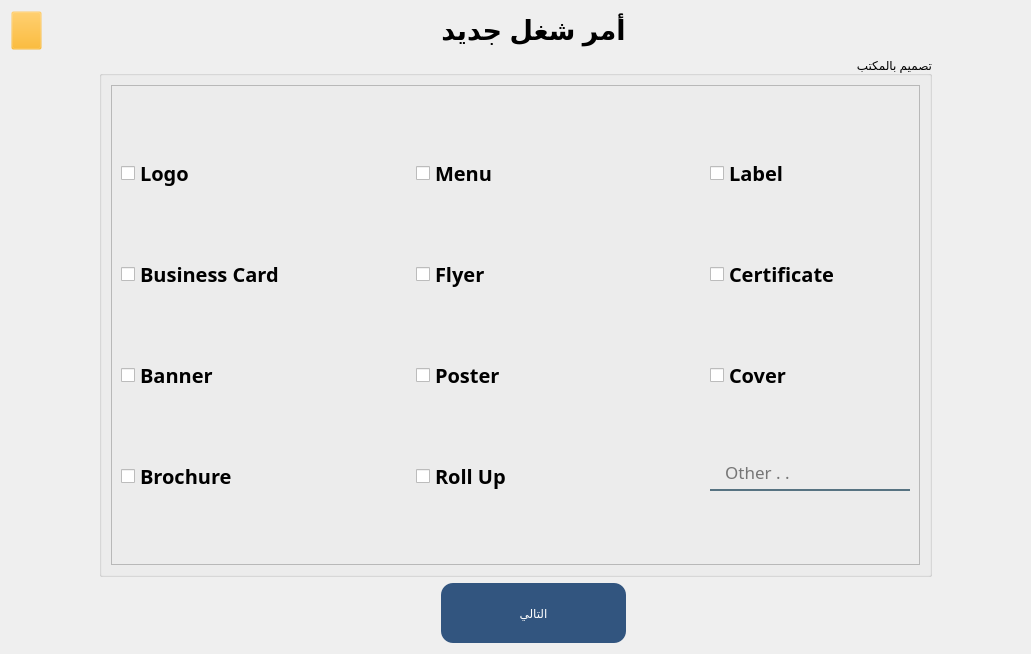
<?xml version="1.0" encoding="UTF-8"?>
<ui version="4.0">
 <class>Form</class>
 <widget class="QWidget" name="Form">
  <property name="geometry">
   <rect>
    <x>0</x>
    <y>0</y>
    <width>1031</width>
    <height>654</height>
   </rect>
  </property>
  <property name="windowTitle">
   <string>Form</string>
  </property>
  <layout class="QGridLayout" name="gridLayout_3">
   <item row="0" column="0">
    <widget class="QPushButton" name="bck_btn">
     <property name="minimumSize">
      <size>
       <width>31</width>
       <height>39</height>
      </size>
     </property>
     <property name="maximumSize">
      <size>
       <width>31</width>
       <height>39</height>
      </size>
     </property>
     <property name="styleSheet">
      <string notr="true">background-color: rgb(255, 170, 0,4);</string>
     </property>
     <property name="text">
      <string/>
     </property>
     <property name="icon">
      <iconset resource="app_resources.qrc">
       <normaloff>:/logo/images/icons8-back-67.png</normaloff>:/logo/images/icons8-back-67.png</iconset>
     </property>
     <property name="iconSize">
      <size>
       <width>31</width>
       <height>39</height>
      </size>
     </property>
    </widget>
   </item>
   <item row="0" column="1">
    <spacer name="horizontalSpacer_10">
     <property name="orientation">
      <enum>Qt::Horizontal</enum>
     </property>
     <property name="sizeHint" stdset="0">
      <size>
       <width>406</width>
       <height>20</height>
      </size>
     </property>
    </spacer>
   </item>
   <item row="0" column="2">
    <widget class="QLabel" name="label">
     <property name="maximumSize">
      <size>
       <width>271</width>
       <height>71</height>
      </size>
     </property>
     <property name="font">
      <font>
       <pointsize>20</pointsize>
       <weight>75</weight>
       <bold>true</bold>
      </font>
     </property>
     <property name="text">
      <string>أمر شغل جديد</string>
     </property>
     <property name="alignment">
      <set>Qt::AlignCenter</set>
     </property>
    </widget>
   </item>
   <item row="0" column="3">
    <spacer name="horizontalSpacer_11">
     <property name="orientation">
      <enum>Qt::Horizontal</enum>
     </property>
     <property name="sizeHint" stdset="0">
      <size>
       <width>406</width>
       <height>20</height>
      </size>
     </property>
    </spacer>
   </item>
   <item row="1" column="0" rowspan="2" colspan="4">
    <layout class="QHBoxLayout" name="horizontalLayout">
     <item>
      <spacer name="horizontalSpacer_3">
       <property name="orientation">
        <enum>Qt::Horizontal</enum>
       </property>
       <property name="sizeType">
        <enum>QSizePolicy::Maximum</enum>
       </property>
       <property name="sizeHint" stdset="0">
        <size>
         <width>88</width>
         <height>20</height>
        </size>
       </property>
      </spacer>
     </item>
     <item>
      <widget class="QGroupBox" name="groupBox">
       <property name="layoutDirection">
        <enum>Qt::LeftToRight</enum>
       </property>
       <property name="autoFillBackground">
        <bool>false</bool>
       </property>
       <property name="title">
        <string>تصميم بالمكتب</string>
       </property>
       <property name="alignment">
        <set>Qt::AlignRight|Qt::AlignTrailing|Qt::AlignVCenter</set>
       </property>
       <property name="flat">
        <bool>false</bool>
       </property>
       <property name="checkable">
        <bool>false</bool>
       </property>
       <layout class="QGridLayout" name="gridLayout_2">
        <item row="1" column="0">
         <widget class="QFrame" name="frame">
          <property name="maximumSize">
           <size>
            <width>16777215</width>
            <height>16777215</height>
           </size>
          </property>
          <property name="frameShape">
           <enum>QFrame::StyledPanel</enum>
          </property>
          <property name="frameShadow">
           <enum>QFrame::Raised</enum>
          </property>
          <layout class="QGridLayout" name="gridLayout">
           <item row="0" column="0">
            <widget class="QCheckBox" name="logo">
             <property name="font">
              <font>
               <family>Gill Sans MT</family>
               <pointsize>15</pointsize>
               <weight>75</weight>
               <bold>true</bold>
              </font>
             </property>
             <property name="styleSheet">
              <string notr="true"/>
             </property>
             <property name="text">
              <string>Logo</string>
             </property>
            </widget>
           </item>
           <item row="0" column="1">
            <widget class="QCheckBox" name="menu">
             <property name="font">
              <font>
               <family>Gill Sans MT</family>
               <pointsize>15</pointsize>
               <weight>75</weight>
               <bold>true</bold>
              </font>
             </property>
             <property name="styleSheet">
              <string notr="true"/>
             </property>
             <property name="text">
              <string>Menu</string>
             </property>
            </widget>
           </item>
           <item row="0" column="2">
            <widget class="QCheckBox" name="label_2">
             <property name="font">
              <font>
               <family>Gill Sans MT</family>
               <pointsize>15</pointsize>
               <weight>75</weight>
               <bold>true</bold>
              </font>
             </property>
             <property name="styleSheet">
              <string notr="true"/>
             </property>
             <property name="text">
              <string>Label</string>
             </property>
            </widget>
           </item>
           <item row="1" column="0">
            <widget class="QCheckBox" name="businessCard">
             <property name="font">
              <font>
               <family>Gill Sans MT</family>
               <pointsize>15</pointsize>
               <weight>75</weight>
               <bold>true</bold>
              </font>
             </property>
             <property name="styleSheet">
              <string notr="true"/>
             </property>
             <property name="text">
              <string>Business Card</string>
             </property>
            </widget>
           </item>
           <item row="1" column="1">
            <widget class="QCheckBox" name="flyer">
             <property name="font">
              <font>
               <family>Gill Sans MT</family>
               <pointsize>15</pointsize>
               <weight>75</weight>
               <bold>true</bold>
              </font>
             </property>
             <property name="styleSheet">
              <string notr="true"/>
             </property>
             <property name="text">
              <string>Flyer</string>
             </property>
            </widget>
           </item>
           <item row="1" column="2">
            <widget class="QCheckBox" name="certificate">
             <property name="font">
              <font>
               <family>Gill Sans MT</family>
               <pointsize>15</pointsize>
               <weight>75</weight>
               <bold>true</bold>
              </font>
             </property>
             <property name="styleSheet">
              <string notr="true"/>
             </property>
             <property name="text">
              <string>Certificate</string>
             </property>
            </widget>
           </item>
           <item row="2" column="0">
            <widget class="QCheckBox" name="banner">
             <property name="font">
              <font>
               <family>Gill Sans MT</family>
               <pointsize>15</pointsize>
               <weight>75</weight>
               <bold>true</bold>
              </font>
             </property>
             <property name="styleSheet">
              <string notr="true"/>
             </property>
             <property name="text">
              <string>Banner</string>
             </property>
            </widget>
           </item>
           <item row="2" column="1">
            <widget class="QCheckBox" name="poster">
             <property name="font">
              <font>
               <family>Gill Sans MT</family>
               <pointsize>15</pointsize>
               <weight>75</weight>
               <bold>true</bold>
              </font>
             </property>
             <property name="styleSheet">
              <string notr="true"/>
             </property>
             <property name="text">
              <string>Poster</string>
             </property>
            </widget>
           </item>
           <item row="2" column="2">
            <widget class="QCheckBox" name="cover">
             <property name="font">
              <font>
               <family>Gill Sans MT</family>
               <pointsize>15</pointsize>
               <weight>75</weight>
               <bold>true</bold>
              </font>
             </property>
             <property name="styleSheet">
              <string notr="true"/>
             </property>
             <property name="text">
              <string>Cover</string>
             </property>
            </widget>
           </item>
           <item row="3" column="0">
            <widget class="QCheckBox" name="brochure">
             <property name="font">
              <font>
               <family>Gill Sans MT</family>
               <pointsize>15</pointsize>
               <weight>75</weight>
               <bold>true</bold>
              </font>
             </property>
             <property name="styleSheet">
              <string notr="true"/>
             </property>
             <property name="text">
              <string>Brochure</string>
             </property>
            </widget>
           </item>
           <item row="3" column="1">
            <widget class="QCheckBox" name="rollUp">
             <property name="font">
              <font>
               <family>Gill Sans MT</family>
               <pointsize>15</pointsize>
               <weight>75</weight>
               <bold>true</bold>
              </font>
             </property>
             <property name="styleSheet">
              <string notr="true"/>
             </property>
             <property name="text">
              <string>Roll Up</string>
             </property>
            </widget>
           </item>
           <item row="3" column="2">
            <widget class="QLineEdit" name="other">
             <property name="minimumSize">
              <size>
               <width>0</width>
               <height>0</height>
              </size>
             </property>
             <property name="maximumSize">
              <size>
               <width>200</width>
               <height>30</height>
              </size>
             </property>
             <property name="font">
              <font>
               <family>Acumin Pro</family>
               <pointsize>13</pointsize>
               <weight>50</weight>
               <italic>false</italic>
               <bold>false</bold>
              </font>
             </property>
             <property name="cursor">
              <cursorShape>SizeHorCursor</cursorShape>
             </property>
             <property name="accessibleName">
              <string/>
             </property>
             <property name="accessibleDescription">
              <string/>
             </property>
             <property name="styleSheet">
              <string notr="true">background-color:rgba(0, 0, 0, 0);
border:none;
border-bottom:2px solid rgba(46, 82, 101, 200);

padding-bottom:7px;
font: 13pt &quot;Acumin Pro&quot;;</string>
             </property>
             <property name="text">
              <string/>
             </property>
             <property name="placeholderText">
              <string>   Other . .</string>
             </property>
            </widget>
           </item>
          </layout>
         </widget>
        </item>
       </layout>
      </widget>
     </item>
     <item>
      <spacer name="horizontalSpacer_4">
       <property name="orientation">
        <enum>Qt::Horizontal</enum>
       </property>
       <property name="sizeType">
        <enum>QSizePolicy::Maximum</enum>
       </property>
       <property name="sizeHint" stdset="0">
        <size>
         <width>88</width>
         <height>20</height>
        </size>
       </property>
      </spacer>
     </item>
    </layout>
   </item>
   <item row="2" column="2">
    <spacer name="verticalSpacer">
     <property name="orientation">
      <enum>Qt::Vertical</enum>
     </property>
     <property name="sizeType">
      <enum>QSizePolicy::Maximum</enum>
     </property>
     <property name="sizeHint" stdset="0">
      <size>
       <width>20</width>
       <height>50</height>
      </size>
     </property>
    </spacer>
   </item>
   <item row="3" column="0" colspan="2">
    <spacer name="horizontalSpacer">
     <property name="orientation">
      <enum>Qt::Horizontal</enum>
     </property>
     <property name="sizeHint" stdset="0">
      <size>
       <width>406</width>
       <height>20</height>
      </size>
     </property>
    </spacer>
   </item>
   <item row="3" column="2">
    <widget class="QPushButton" name="next_btn">
     <property name="minimumSize">
      <size>
       <width>183</width>
       <height>60</height>
      </size>
     </property>
     <property name="maximumSize">
      <size>
       <width>16777215</width>
       <height>16777215</height>
      </size>
     </property>
     <property name="styleSheet">
      <string notr="true">font: 11pt &quot;Acumin Pro&quot;;
color: rgb(255, 255, 255);
background-color: rgb(50, 85, 127);

 border-radius: 12px;
</string>
     </property>
     <property name="text">
      <string>التالي</string>
     </property>
    </widget>
   </item>
   <item row="3" column="3">
    <spacer name="horizontalSpacer_2">
     <property name="orientation">
      <enum>Qt::Horizontal</enum>
     </property>
     <property name="sizeHint" stdset="0">
      <size>
       <width>406</width>
       <height>20</height>
      </size>
     </property>
    </spacer>
   </item>
  </layout>
 </widget>
 <resources>
  <include location="app_resources.qrc"/>
 </resources>
 <connections/>
</ui>
